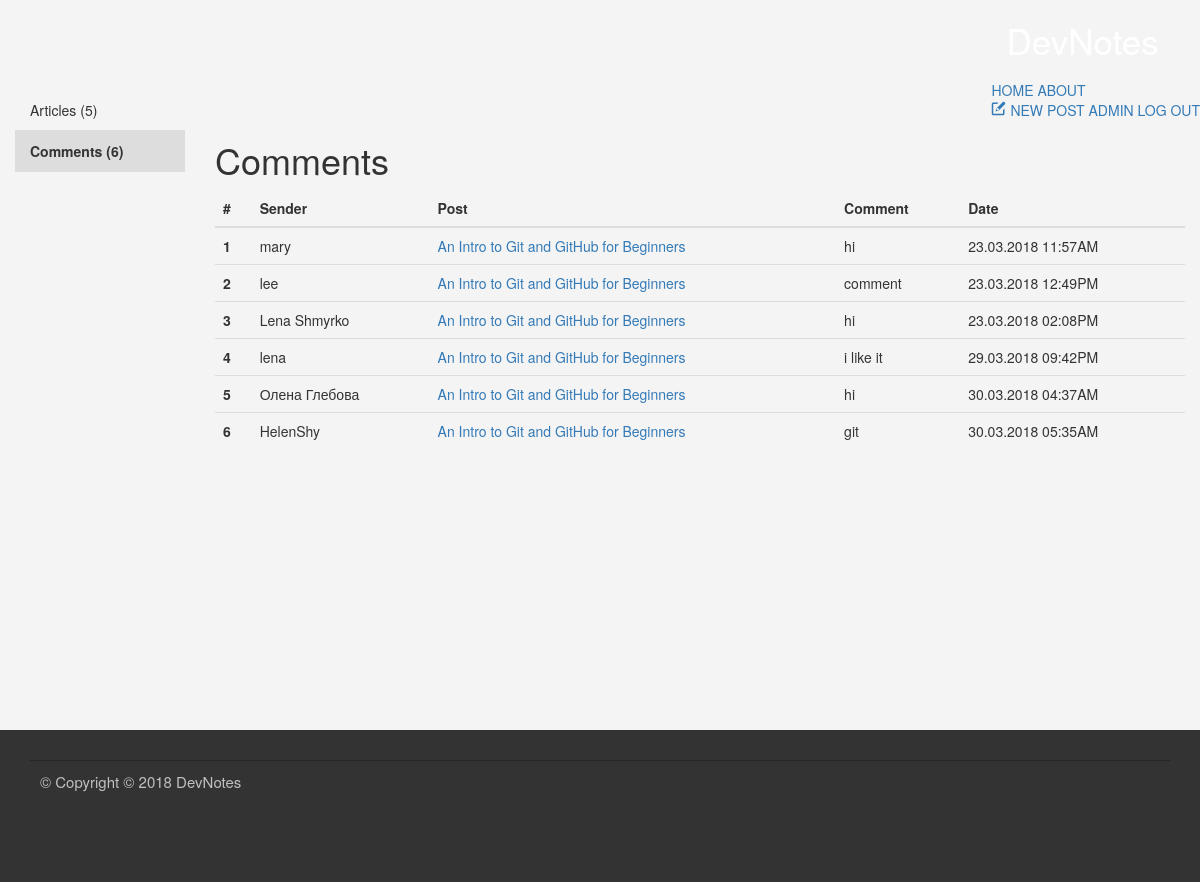
/admin/comments (signed in), run on the app's committed database.
### my_blog/blueprints/blog/models.py (models this page shows, shortened)
class Comment(db.Model):
    id = db.Column(db.Integer, primary_key=True)
    sender = db.Column(db.String(128))
    picture_url = db.Column(db.String(128))
    date = db.Column(db.DateTime)
    content = db.Column(db.String(516))
    blogpost_id = db.Column(db.Integer, db.ForeignKey('blog_post.id'),
                            nullable=False)
    level = db.Column(db.Integer)
    @staticmethod
    def get_all():
        return Comment.query.all()
    def get_blogpost(self):
        return BlogPost.get_by_id(self.blogpost_id)
    def formated_date(self):
        return "{0:%d.%m.%Y  %I:%M%p}".format(self.date).upper()

class BlogPost(db.Model):
    id = db.Column(db.Integer, primary_key=True)
    _title = db.Column(db.String(128))
    date = db.Column(db.DateTime)
    content = db.Column(db.String)
    imagePath = db.Column(db.String)
    published = db.Column(db.Boolean)
    url = db.Column(db.String(128))
    _tags = db.relationship('Tag',
                            secondary=tags,
                            lazy='joined',
                            backref=db.backref('BlogPost',
                                               lazy='dynamic'))
    comments = db.relationship('Comment',
                               cascade="all,delete",
                               backref='blogpost',
                               lazy='dynamic')
    @staticmethod
    def get_by_id(post_id):
        return BlogPost.query.get(post_id)
    @staticmethod
    def get_all():
        return BlogPost.query.all()
    @property
    def title(self):
        return self._title
    @property
    def tags(self):
        return ",".join([tag.name for tag in self._tags])
    @tags.setter
    def tags(self, string):
        if string:
            self._tags = [Tag.get_or_create(tag)
                          for tag in string.split(',')]
        else:
            self._tags = []

### my_blog/blueprints/admin/views.py (the view)
@admin.route('/comments')
@login_required
def comments_panel():
    return render_template('admin-comments_panel.html',
                           blogposts=BlogPost.get_all(),
                           comments=Comment.get_all(),
                           blogposts_qty=len(BlogPost.get_all()),
                           comments_qty=len(Comment.get_all()))

### my_blog/app.py (called while the page is built)
@login_manager.user_loader
def load_user(user_id):
    u = User.query.get(user_id)
    return u

### my_blog/blueprints/admin/templates/admin-comments_panel.html (shortened to what this page needs)
{% extends "base.html" %}
{% block header %}
  <div class="header--standard">
    <nav class="navbar" role="navigation">
      <a class="navbar__logo" href="{{url_for('main.index')}}">DevNotes</a>
      <div class="navbar-main">
        <a class="navbar-item" href="{{url_for('main.index')}}">HOME</a>
        <a class="navbar-item" href="#">ABOUT</a>
        {% if current_user.is_authenticated %}
          <div class="navbar-admin">
          <a class="navbar-item" href="{{url_for('blog.add')}}">
            <svg class="icon">
              <use xlink:href="{{ url_for('static', filename='img/sprite.svg#icon-new-message') | replace('%23', '#')}}"></use>
            </svg>
            NEW POST
          </a>
          <a class="navbar-item active" href="{{url_for('admin.blogposts_panel')}}">
            ADMIN
          </a>
          <a class="navbar-item" href="{{url_for('auth.logout')}}">LOG OUT</a>
          </div>
        {% endif %}
      </div>
    </nav>
  </div>
{% endblock %}
{% block content %}
<div class="col-md-2 admin-panel">
  <ul class="nav flex-column">
    <li class="nav-item">
      <a class="nav-link" href="{{ url_for('admin.blogposts_panel') }}">Articles ({{ blogposts_qty }})</a>
    </li>
    <li class="nav-item active">
      <a class="nav-link active" href="#">Comments ({{ comments_qty }})</a>
    </li>
  </ul>
</div>
<div class="col-md-10 ">
  <h1>
    Comments
  </h1>
  {% if comments %}
    <table class="table">
      <thead>
        <tr>
          <th scope="col">#</th>
          <th scope="col">Sender</th>
          <th scope="col">Post</th>
          <th scope="col">Comment</th>
          <th scope="col">Date</th>
        </tr>
      </thead>
      <tbody>
        {% for comment in comments %}
          <tr>
            <th scope="row">{{ comment.id }}</th>
            <td>{{ comment.sender }}</td>
            <td><a href="{{url_for('blog.read', post_url=comment.get_blogpost().url)}}">{{ comment.get_blogpost().title }}</a></td>
            <td>{{ comment.content }}</td>
            <td>{{ comment.formated_date() }}</td>
          </tr>
        {% endfor %}
      </tbody>
    </table>
  {% else %}
    <p>There is no commetns yet.</p>
  {% endif %}
</div>
{% endblock %}

### my_blog/static/css/main.css (style rules this page uses)
body { background:#F4F4F4; margin:0; font-family: Oswald, "Helvetica Neue", Arial, Helvetica, Verdana, sans-serif; }
.header--standard { background: #333; }
.navbar { margin-bottom: 0; min-height:0px; border:0px; }
.navbar__logo, .navbar__logo:active { padding:1.5rem; font-family: Oswald, "Helvetica Neue", Arial, Helvetica, Verdana, sans-serif; display:inline-block; text-align: left; font-size:3.5rem; background-color: white; color: transparent; text-shadow:none; -webkit-background-clip: text; -moz-background-clip: text; background-clip: text; }
nav { float: right; }
.admin-panel a, .admin-panel a:active, .admin-panel a:hover { color:#333333; text-decoration:none; }
.admin-panel a.active, .admin-panel .nav-item.active, .nav>li>a.active:hover { cursor:default; font-weight:bold; background:#DDDDDD; }
.admin-panel li { border-bottom:1px #DDDDDD solid; }
.icon { fill: currentColor; height:1.5rem; width:1.5rem; }

### data on the page
Comment: id "1", sender "mary", get_blogpost "An Intro to Git and GitHub for Beginners", content "hi", formated_date "23.03.2018 11:57AM"
Comment: id "2", sender "lee", get_blogpost "An Intro to Git and GitHub for Beginners", content "comment", formated_date "23.03.2018 12:49PM"
Comment: id "3", sender "Lena Shmyrko", get_blogpost "An Intro to Git and GitHub for Beginners", content "hi", formated_date "23.03.2018 02:08PM"
Comment: id "4", sender "lena", get_blogpost "An Intro to Git and GitHub for Beginners", content "i like it", formated_date "29.03.2018 09:42PM"
Comment: id "5", sender "Олена Глебова", get_blogpost "An Intro to Git and GitHub for Beginners", content "hi", formated_date "30.03.2018 04:37AM"
Comment: id "6", sender "HelenShy", get_blogpost "An Intro to Git and GitHub for Beginners", content "git", formated_date "30.03.2018 05:35AM"

### other printed values
{{ blogposts_qty }} "5"
{{ comments_qty }} "6"
